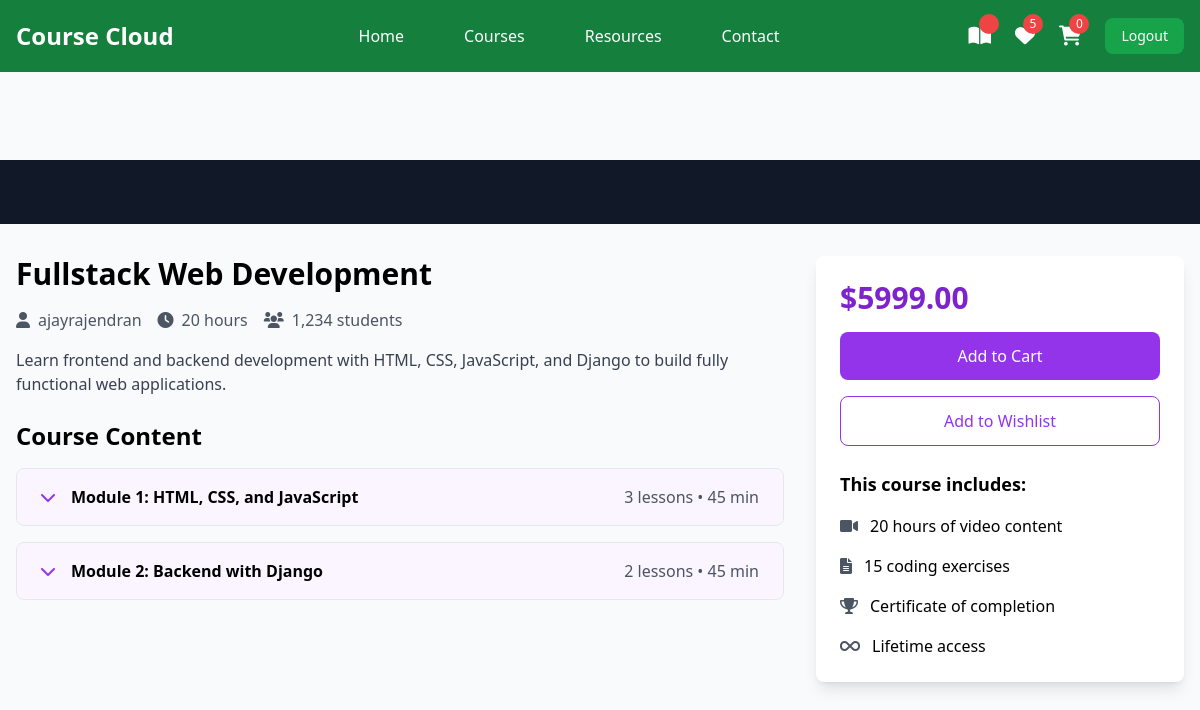
/student/courses/6/ (signed in), run on the app's committed database.
### instructor/models.py (models this page shows, shortened)
class User(AbstractUser):
    ROLE_CHOICES =(
        ("instructor","Instructor"),
        ("student","Student")
    )
    role=models.CharField(max_length=20,choices=ROLE_CHOICES,default="student")

class Course(models.Model):
    title=models.CharField(max_length=200)
    description=models.TextField()
    price=models.DecimalField(decimal_places=2,max_digits=7)
    owner=models.ForeignKey(User,on_delete=models.SET_NULL,related_name="courses",null=True)
    is_free=models.BooleanField(default=False)
    picture=models.ImageField(upload_to="courseimages",null=True,blank=True,default="courseimages/default.png")
    thumbnail=EmbedVideoField()
    category_objects=models.ManyToManyField(Category)
    created_at=models.DateTimeField(auto_now_add=True)
    updated_at=models.DateTimeField(auto_now=True)

class Module(models.Model):
    title=models.CharField(max_length=200)
    course_object=models.ForeignKey(Course,on_delete=models.CASCADE,related_name="modules")
    order=models.PositiveIntegerField()

### student/views.py (the view)
# urls.py: path("courses/<int:pk>/",views.CourseDetailView.as_view(),name="course-detail"),
@method_decorator(signin_required,name="dispatch")
class CourseDetailView(View):
    def get (self,request,*args,**kwargs):
        id=kwargs.get("pk")
        course_instanse=Course.objects.get(id=id)
        return render (request,"course_detail.html",{"course":course_instanse})

### student/templates/course_detail.html (shortened to what this page needs)
{%extends 'base.html'%}
{%load embed_video_tags%}
{%block main_block%}
    <div class="pt-20">
        <div class="bg-gray-900 w-full">
            <div class="max-w-screen-xl mx-auto px-4 py-8">
            </div>
        </div>
        <div class="max-w-screen-xl mx-auto px-4 py-8 grid grid-cols-1 lg:grid-cols-3 gap-8">
            <div class="lg:col-span-2">
                <h1 class="text-3xl font-bold mb-4">{{course.title}}</h1>
                <div class="flex items-center mb-4 text-gray-600">
                    <span class="mr-4"><i class="fas fa-user mr-2"></i>{{course.owner}}</span>
                    <span class="mr-4"><i class="fas fa-clock mr-2"></i>20 hours</span>
                    <span><i class="fas fa-users mr-2"></i>1,234 students</span>
                </div>
                <p class="text-gray-700 mb-6">{{course.description}}</p>
                <div class="space-y-4">
                    <h2 class="text-2xl font-bold mb-4">Course Content</h2>
                    {%for module in course.modules.all%}
                    <div class="border rounded-lg overflow-hidden">
                        <button class="w-full px-6 py-4 bg-purple-50 hover:bg-purple-100 flex items-center justify-between" onclick="toggleModule('module{{forloop.counter}}')">
                            <div class="flex items-center">
                                <i class="fas fa-chevron-down mr-4 text-purple-600"></i>
                                <span class="font-semibold">Module {{forloop.counter}}: {{module.title}}</span>
                            </div>
                            <span class="text-gray-600">{{module.lessons.all.count}} lessons • 45 min</span>
                        </button>
                    </div>
                    {%endfor%}
                </div>
            </div>
            <div class="lg:col-span-1">
                <div class="bg-white p-6 rounded-lg shadow-lg sticky top-24">
                    <div class="text-3xl font-bold mb-4 text-purple-700">${{course.price}}</div>
                    <a href="{%url 'add-to-cart' course.id%}">
                        <button class="w-full bg-purple-600 text-white py-3 rounded-lg mb-4 hover:bg-purple-700 transition duration-300">
                           Add to Cart
                        </button>
                    </a>
                    <button class="w-full border border-purple-600 text-purple-600 py-3 rounded-lg mb-6 hover:bg-purple-50 transition duration-300">
                        Add to Wishlist
                    </button>
                    <div class="space-y-4">
                        <h3 class="font-bold text-lg">This course includes:</h3>
                        <div class="flex items-center">
                            <i class="fas fa-video mr-3 text-gray-600"></i>
                            <span>20 hours of video content</span>
                        </div>
                        <div class="flex items-center">
                            <i class="fas fa-file-alt mr-3 text-gray-600"></i>
                            <span>15 coding exercises</span>
                        </div>
                        <div class="flex items-center">
                            <i class="fas fa-trophy mr-3 text-gray-600"></i>
                            <span>Certificate of completion</span>
                        </div>
                        <div class="flex items-center">
                            <i class="fas fa-infinity mr-3 text-gray-600"></i>
                            <span>Lifetime access</span>
                        </div>
                    </div>
                </div>
            </div>
        </div>
    </div>
{%endblock%}

### student/templates/base.html (shortened to what this page needs)
<!DOCTYPE html>
<html lang="en">
<head>
    <script src="https://cdn.tailwindcss.com"></script>
    <link href="https://cdnjs.cloudflare.com/ajax/libs/font-awesome/6.0.0/css/all.min.css" rel="stylesheet">
</head>
<body class="bg-gray-50">
    <nav class="bg-green-700 fixed w-full z-20 top-0 left-0">
        <div class="max-w-screen-xl flex flex-wrap items-center justify-between mx-auto p-4">
            <a href="#" class="flex items-center">
                <span class="self-center text-2xl font-semibold text-white">Course Cloud</span>
            </a>
            <div class="items-center justify-between hidden w-full md:flex md:w-auto md:order-1">
                <ul class="flex flex-col p-4 md:p-0 mt-4 font-medium md:flex-row md:space-x-8 md:mt-0">
                    <li><a href="{%url 'index'%}" class="block py-2 pl-3 pr-4 text-white hover:text-purple-200">Home</a></li>
                    <li><a href="{%url 'mycorses'%}" class="block py-2 pl-3 pr-4 text-white hover:text-purple-200">Courses</a></li>
                    <li><a href="#" class="block py-2 pl-3 pr-4 text-white hover:text-purple-200">Resources</a></li>
                    <li><a href="#" class="block py-2 pl-3 pr-4 text-white hover:text-purple-200">Contact</a></li>
                </ul>
            </div>
            <div class="flex items-center space-x-6 md:order-2">
                <div class="relative group">
                    <a href="{%url 'mycorses'%}" class="text-white hover:text-green-200">
                        <i class="fas fa-book-open text-xl"></i>
                        <span class="absolute -top-2 -right-2 bg-red-500 text-white text-xs rounded-full h-5 w-5 flex items-center justify-center">{{count}}</span>
                    </a>
                </div>
                <div class="relative group">
                    <a href="#" class="text-white hover:text-green-200">
                        <i class="fas fa-heart text-xl"></i>
                        <span class="absolute -top-2 -right-2 bg-red-500 text-white text-xs rounded-full h-5 w-5 flex items-center justify-center">5</span>
                    </a>
                </div>
                <div class="relative group">
                    <a href="{%url 'cart-summary'%}" class="text-white hover:text-green-200">
                        <i class="fas fa-shopping-cart text-xl"></i>
                        <span class="absolute -top-2 -right-2 bg-red-500 text-white text-xs rounded-full h-5 w-5 flex items-center justify-center">{{request.user.basket.all.count}}</span>
                    </a>
                </div>
                <a href="{%url 'signout'%}">
                    <button class="text-white bg-green-600 hover:bg-red-800 focus:ring-4 focus:outline-none focus:ring-red-300 font-medium rounded-lg text-sm px-4 py-2 text-center">Logout</button>
                </a>
            </div>
        </div>
    </nav>
  <div class="mt-20">
    {%block main_block%}
    {%endblock%}
  </div>
</body>
</html>

### data on the page
User: user.basket.all.count "0"
Course: title "Fullstack Web Development", owner "ajayrajendran", description "Learn frontend and backend development with HTML, CSS, JavaScript, and Django to build fully functional web applications.", price "5999.00"
Module: title "HTML, CSS, and JavaScript", lessons.all.count "3"
Module: title "Backend with Django", lessons.all.count "2"
